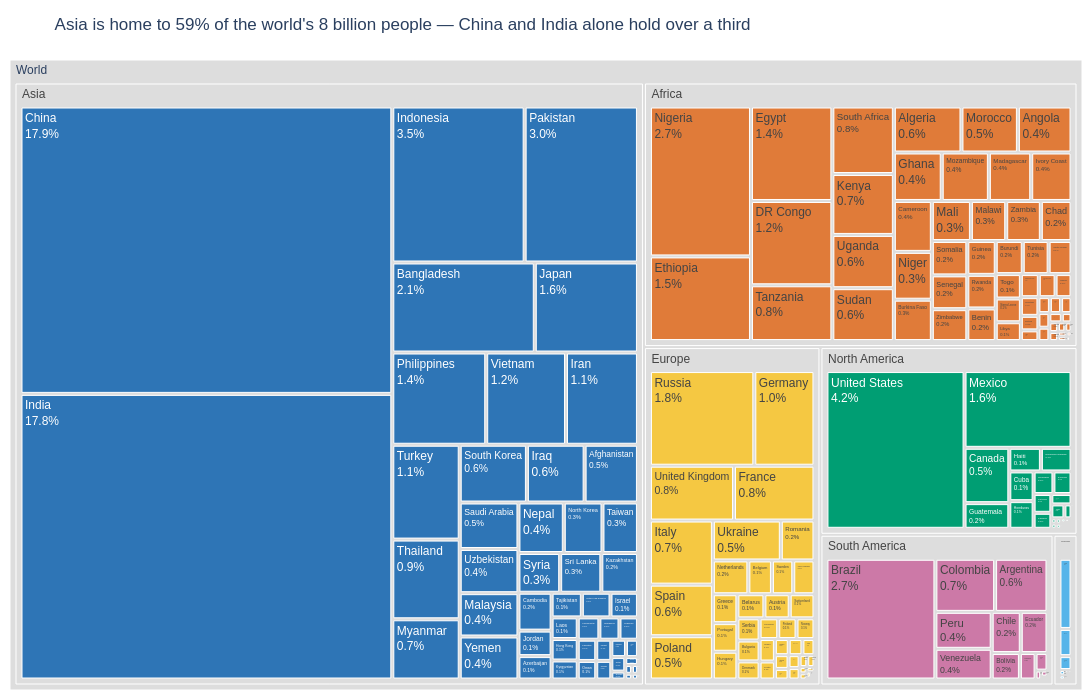

The notebook cell saved with this chart:
### Markdown cell above
**Chart choice & justification:** *Which chart did you choose, and why? Justify design choices.

I chose a treemap because the question is about continents and the countries within them, and a treemap shows both in one figure. Each rectangle’s area equals that country’s population, and each label shows its share of the world.
But it is hard to find true(correct) colours for treemap that would acceptable by everyone`s eyes.

### Code cell
# Q6 — Treemap: world population 2022 by continent and country
cont_share = df.groupby('Continent')['2022 Population'].sum() / df['2022 Population'].sum()
top_cont = cont_share.idxmax()

fig = px.treemap(
    df, path=[px.Constant('World'), 'Continent', 'Country'],
    values='2022 Population',
    color='Continent', color_discrete_map=continent_colours,
    template='plotly_white', height=700, width=1100,
)
fig.update_traces(
    texttemplate='%{label}<br>%{percentRoot:.1%}',        # share of the world
    hovertemplate='<b>%{label}</b><br>%{value:,} people<br>%{percentRoot:.1%} of world<extra></extra>',
    root_color='white',
    marker_line_color='white', marker_line_width=1,
)
# Grey out parent nodes (World + continents) so only countries carry colour
fig.data[0].marker.colors = [
    LIGHT_GREY if (node_id == 'World' or node_id.count('/') == 1) else col
    for node_id, col in zip(fig.data[0].ids, fig.data[0].marker.colors)
]
fig.update_layout(
    title=(f'{top_cont} is home to {cont_share.max():.0%} of the world\'s 8 billion people — '
           f'China and India alone hold over a third'),
    font=FONT,
    margin=dict(l=10, r=10, t=60, b=10),
)
fig.show()

### Figure 1 — Plotly figure (JSON) as saved in the notebook; plotly's stock layout.template omitted (floating-point values rounded to 4 significant figures; data arrays with more than 128 entries replaced by an {"elided": "..."} marker saying what was removed)
{"data": [{"branchvalues": "total", "customdata": {"elided": "241x1 str values"}, "domain": {"x": [0, 1], "y": [0, 1]}, "hovertemplate": "<b>%{label}</b><br>%{value:,} people<br>%{percentRoot:.1%} of world<extra></extra>", "ids": {"elided": "241 str values"}, "labels": {"elided": "241 str values"}, "marker": {"colors": {"elided": "241 str values"}, "line": {"color": "white", "width": 1}}, "name": "", "parents": {"elided": "241 str values"}, "root": {"color": "white"}, "texttemplate": "%{label}<br>%{percentRoot:.1%}", "type": "treemap", "values": {"elided": "241 float values"}}], "layout": {"font": {"family": "Arial", "size": 12}, "height": 700, "legend": {"tracegroupgap": 0}, "margin": {"b": 10, "l": 10, "r": 10, "t": 60}, "title": {"text": "Asia is home to 59% of the world's 8 billion people — China and India alone hold over a third"}, "width": 1100}}
